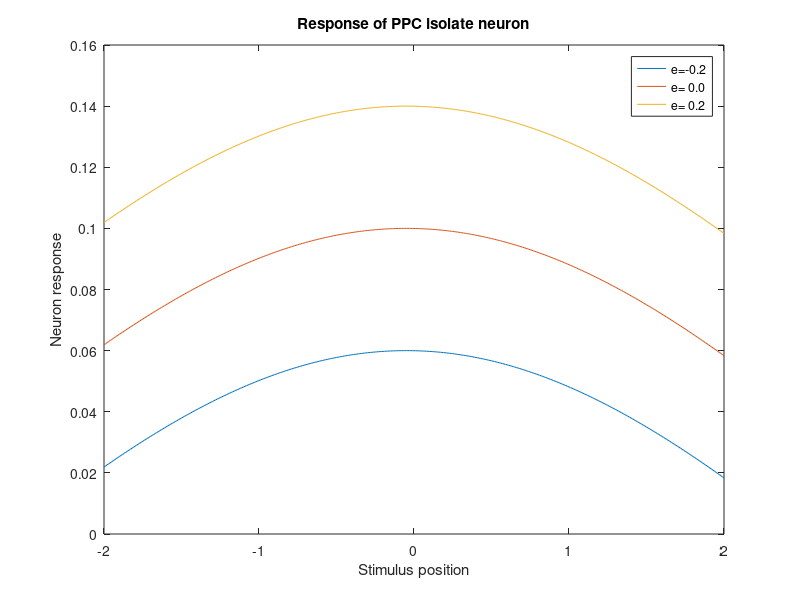
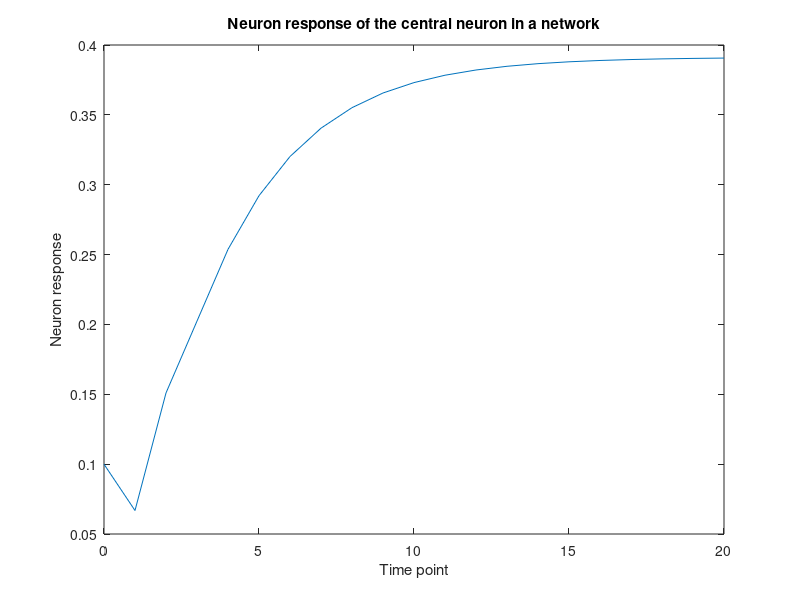

MATLAB code for these plots, in order:
%SBE2 HW 8
%Greg Kiar
%08-04-2015

clear
close all
%% Part 1
s=0.2;k=1;b=0.5;sigma=3;beta=1;
rrange = -5+0.05:0.1:5-0.05;

p = @(r, ri, e) s .* max( (...
    (k.*e+b)+ exp(-(r-ri).^2./2./(sigma.^2))- beta ), ...
    0);

figure (1)
plot(-2:0.01:2, p(-2:0.01:2,rrange(50),-0.2))
hold on
plot(-2:0.01:2, p(-2:0.01:2,rrange(50), 0.0))
plot(-2:0.01:2, p(-2:0.01:2,rrange(50), 0.2))
legend('e=-0.2','e= 0.0','e= 0.2');
xlabel('Stimulus position');
ylabel('Neuron response');
title('Response of PPC isolate neuron');

%% Part 2
ae=1;ai=0.65;sigi=2.5;sige=1;
r=0;e=0;

w = @(ri,rj) ae.*exp(-(ri-rj).^2./2./(sige.^2)) ...
    - ai.*exp(-(ri-rj).^2./2./(sigi.^2));

pt = @(t, r, ri, e, ps) s .* max( (...
    (k.*e+b)+ exp(-(r-ri).^2./2./(sigma.^2)) + ...
    sum(w(ri,rrange)'.*ps(:,t)) - beta ), ...
    0);

ps = p(r, rrange, e)';
figure (2)
for q=1:20
    for qq=1:100
        ps(qq,q+1) = pt(q,r,rrange(qq),e,ps)';
    end
end
plot(0:20, ps(50,:));
xlabel('Time point');
ylabel('Neuron response');
title('Neuron response of the central neuron in a network');
